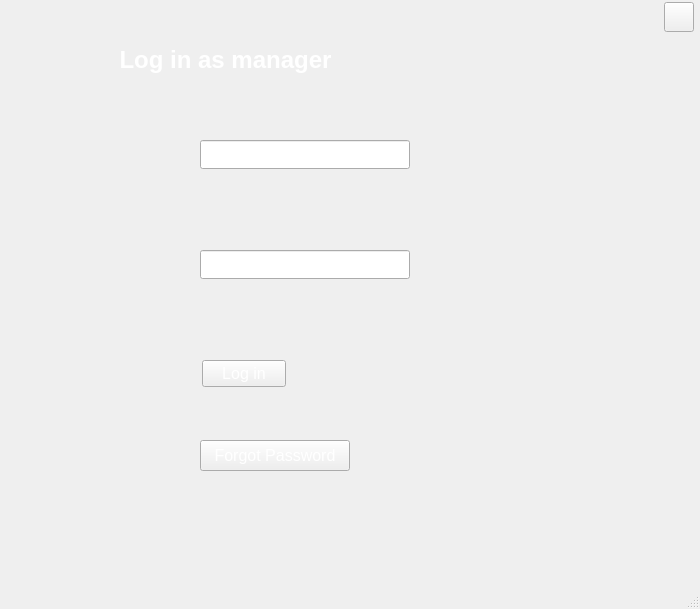
<?xml version="1.0" encoding="UTF-8"?>
<ui version="4.0">
 <class>MainWindow</class>
 <widget class="QMainWindow" name="MainWindow">
  <property name="geometry">
   <rect>
    <x>0</x>
    <y>0</y>
    <width>700</width>
    <height>609</height>
   </rect>
  </property>
  <property name="maximumSize">
   <size>
    <width>700</width>
    <height>700</height>
   </size>
  </property>
  <property name="font">
   <font>
    <pointsize>14</pointsize>
   </font>
  </property>
  <property name="focusPolicy">
   <enum>Qt::WheelFocus</enum>
  </property>
  <property name="windowTitle">
   <string>Manager login</string>
  </property>
  <property name="windowIcon">
   <iconset resource="Resources/managerlogin.qrc">
    <normaloff>:/images/if_Picture1_3289576.png</normaloff>:/images/if_Picture1_3289576.png</iconset>
  </property>
  <property name="styleSheet">
   <string notr="true">background-image: url(:/images/adminbg.jpg);
background-image: url(:/images/railll.jpg);</string>
  </property>
  <widget class="QWidget" name="centralwidget">
   <widget class="QLabel" name="label">
    <property name="geometry">
     <rect>
      <x>110</x>
      <y>40</y>
      <width>231</width>
      <height>41</height>
     </rect>
    </property>
    <property name="styleSheet">
     <string notr="true">color: rgb(255, 255, 255);</string>
    </property>
    <property name="text">
     <string>&lt;html&gt;&lt;head/&gt;&lt;body&gt;&lt;p align=&quot;center&quot;&gt;&lt;span style=&quot; font-size:18pt; font-weight:600;&quot;&gt;Log in as manager&lt;/span&gt;&lt;/p&gt;&lt;/body&gt;&lt;/html&gt;</string>
    </property>
   </widget>
   <widget class="QLineEdit" name="txtusername">
    <property name="geometry">
     <rect>
      <x>200</x>
      <y>140</y>
      <width>210</width>
      <height>29</height>
     </rect>
    </property>
    <property name="focusPolicy">
     <enum>Qt::StrongFocus</enum>
    </property>
    <property name="styleSheet">
     <string notr="true">color: rgb(255, 255, 255);
font: 14pt &quot;MS Shell Dlg 2&quot;;</string>
    </property>
    <property name="text">
     <string/>
    </property>
    <property name="placeholderText">
     <string>Username</string>
    </property>
   </widget>
   <widget class="QLineEdit" name="txtpass">
    <property name="geometry">
     <rect>
      <x>200</x>
      <y>250</y>
      <width>210</width>
      <height>29</height>
     </rect>
    </property>
    <property name="styleSheet">
     <string notr="true">color: rgb(255, 255, 255);
font: 14pt &quot;MS Shell Dlg 2&quot;;</string>
    </property>
    <property name="echoMode">
     <enum>QLineEdit::Password</enum>
    </property>
    <property name="placeholderText">
     <string>Password</string>
    </property>
   </widget>
   <widget class="QPushButton" name="btnlogin">
    <property name="geometry">
     <rect>
      <x>202</x>
      <y>360</y>
      <width>84</width>
      <height>27</height>
     </rect>
    </property>
    <property name="font">
     <font>
      <family>MS Shell Dlg 2</family>
      <pointsize>12</pointsize>
      <weight>9</weight>
      <italic>false</italic>
      <bold>false</bold>
     </font>
    </property>
    <property name="focusPolicy">
     <enum>Qt::StrongFocus</enum>
    </property>
    <property name="toolTip">
     <string>&lt;html&gt;&lt;head/&gt;&lt;body&gt;&lt;p&gt;&lt;br/&gt;&lt;/p&gt;&lt;/body&gt;&lt;/html&gt;</string>
    </property>
    <property name="styleSheet">
     <string notr="true">font: 75 12pt &quot;MS Shell Dlg 2&quot;;
color: rgb(255, 255, 255);</string>
    </property>
    <property name="text">
     <string>Log in</string>
    </property>
   </widget>
   <widget class="QPushButton" name="btnforgotpass">
    <property name="geometry">
     <rect>
      <x>200</x>
      <y>440</y>
      <width>150</width>
      <height>31</height>
     </rect>
    </property>
    <property name="font">
     <font>
      <family>MS Shell Dlg 2</family>
      <pointsize>12</pointsize>
      <weight>9</weight>
      <italic>false</italic>
      <bold>false</bold>
     </font>
    </property>
    <property name="focusPolicy">
     <enum>Qt::ClickFocus</enum>
    </property>
    <property name="styleSheet">
     <string notr="true">color: rgb(255, 255, 255);
font: 75 12pt &quot;MS Shell Dlg 2&quot;;</string>
    </property>
    <property name="text">
     <string>Forgot Password</string>
    </property>
   </widget>
   <widget class="QPushButton" name="btnhome">
    <property name="geometry">
     <rect>
      <x>664</x>
      <y>2</y>
      <width>30</width>
      <height>30</height>
     </rect>
    </property>
    <property name="styleSheet">
     <string notr="true">background-image: url(:/images/if_Picture7_3289566.png);
background-repeat:no-repeat</string>
    </property>
    <property name="text">
     <string/>
    </property>
   </widget>
  </widget>
  <widget class="QStatusBar" name="statusbar"/>
 </widget>
 <resources>
  <include location="Resources/managerlogin.qrc"/>
 </resources>
 <connections/>
</ui>
